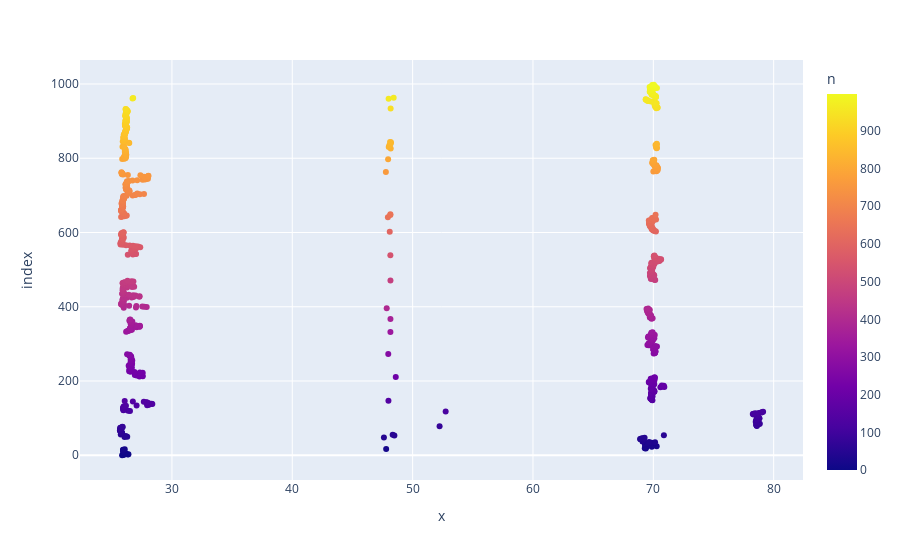

Notebook code cell kept with this figure:
### Code cell
df = pd.DataFrame({
  'x': normal_averages,
#   'x': blurred_averages,
  'n': range(len(frames) - 1),
})

fig = px.scatter(df, x='x', color='n')
fig.show()

### Figure 1 — Plotly figure (JSON) as saved in the notebook; plotly's stock layout.template omitted (floating-point values rounded to 4 significant figures; data arrays with more than 128 entries replaced by an {"elided": "..."} marker saying what was removed)
{"data": [{"hovertemplate": "x=%{x}<br>index=%{y}<br>n=%{marker.color}<extra></extra>", "legendgroup": "", "marker": {"color": {"elided": "999 int values"}, "coloraxis": "coloraxis", "symbol": "circle"}, "mode": "markers", "name": "", "orientation": "h", "showlegend": false, "type": "scatter", "x": {"elided": "999 float values"}, "xaxis": "x", "y": {"elided": "999 int values"}, "yaxis": "y"}], "layout": {"coloraxis": {"colorbar": {"title": {"text": "n"}}, "colorscale": [[0, "#0d0887"], [0.1111, "#46039f"], [0.2222, "#7201a8"], [0.3333, "#9c179e"], [0.4444, "#bd3786"], [0.5556, "#d8576b"], [0.6667, "#ed7953"], [0.7778, "#fb9f3a"], [0.8889, "#fdca26"], [1, "#f0f921"]]}, "legend": {"tracegroupgap": 0}, "margin": {"t": 60}, "xaxis": {"anchor": "y", "domain": [0, 1], "title": {"text": "x"}}, "yaxis": {"anchor": "x", "domain": [0, 1], "title": {"text": "index"}}}}
